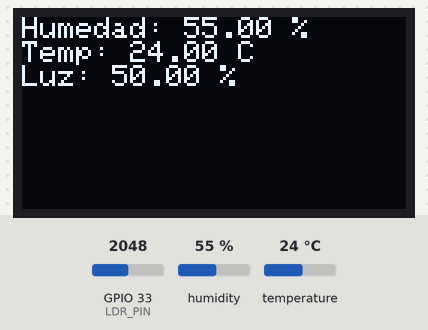
A sketch run on a simulated ESP32. Shown: 128×64 one-colour display. Inputs (shaded band) come from the test bench; at power-on: humidity 55 %, GPIO 33 (LDR_PIN) = 2048, temperature 24 °C. WiFi joins after 1.5 s; servers stay silent unless stated; what the sketch prints to the serial monitor is not drawn.

Above: at 2.7 s.
2.8 s: humidity set to 22 %
At 5.4 s:
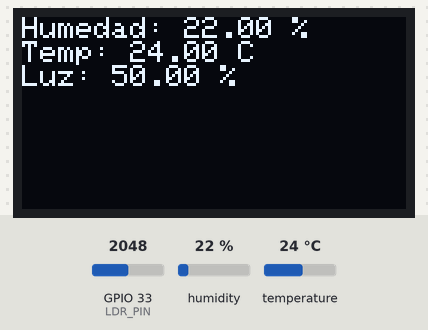
5.9 s: GPIO 33 (LDR_PIN) set to 2866
At 7.7 s:
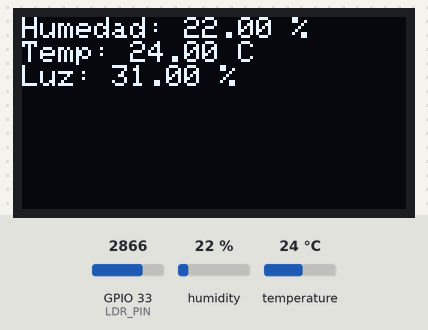
9.0 s: temperature set to 12 °C
At 11.3 s:
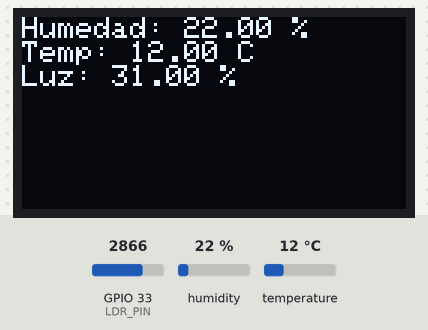
12.5 s: GPIO 33 (LDR_PIN) set to 3603
At 13.7 s:
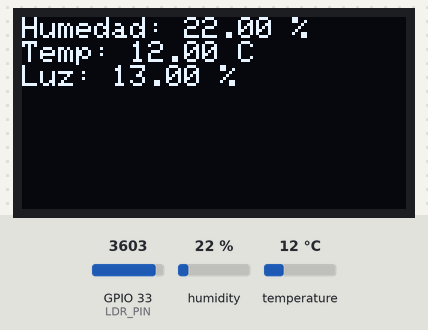
15.6 s: humidity set to 40 %
At 16.0 s:
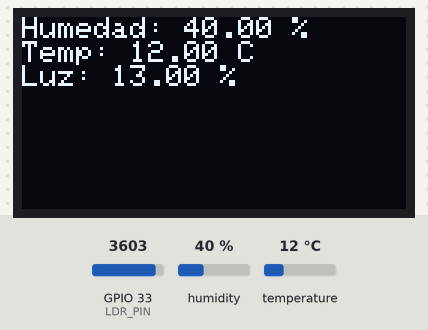
18.7 s: GPIO 33 (LDR_PIN) set to 4095
At 20.8 s:
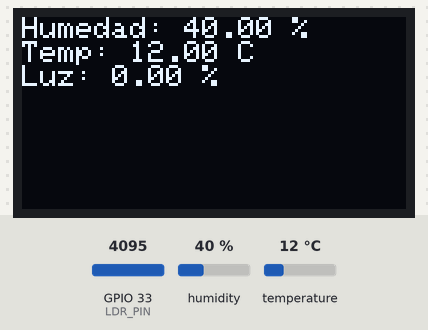
Timing chart, 0 to 22.3 s (numbered marks = the images above; inputs shaded):
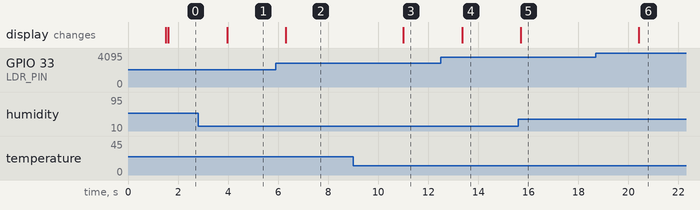

The sketch:

ThingSpeak_ESP32.ino
```cpp
#include <ThingSpeak.h>
#include <Wire.h>
#include <Adafruit_GFX.h>
#include <Adafruit_SSD1306.h>
#include <DHT.h>
#include <WiFi.h>

// Configuración de la pantalla OLED
#define SCREEN_WIDTH 128
#define SCREEN_HEIGHT 64
#define OLED_RESET -1
Adafruit_SSD1306 display(SCREEN_WIDTH, SCREEN_HEIGHT, &Wire, OLED_RESET);

// Configuración del sensor DHT11
#define DHTPIN 13
#define DHTTYPE DHT11
DHT dht(DHTPIN, DHTTYPE);

// Configuración del módulo LDR
#define LDR_PIN 33  // Entrada analógica para el LDR

// Configuración para credenciales de acceso a la red WiFi
const char* ssid = "NATALIAYCARMEN";
const char* password = "susy0712";

// Configuración de ThingSpeak
unsigned long channelID = 2; // Reemplaza con tu ID de canal
const char* WriteAPIKey = "IIS2GZV768K04POM"; // Reemplaza con tu clave API de escritura

WiFiClient cliente;

void setup() {
  // Iniciar comunicación serial
  Serial.begin(115200);

  // Conexión WiFi
  WiFi.begin(ssid, password);
  Serial.print("Conectando al WiFi");
  while (WiFi.status() != WL_CONNECTED) {
    delay(500);
    Serial.print(".");
  }
  Serial.println("\nConectado al WiFi");

  // Inicializar ThingSpeak
  ThingSpeak.begin(cliente);

  // Inicializar el bus I²C con los pines de ESP32
  Wire.begin(21, 22);  // SDA: GPIO21, SCL: GPIO22

  // Inicializar la pantalla OLED
  if (!display.begin(SSD1306_SWITCHCAPVCC, 0x3C)) {
    Serial.println("Error al inicializar la pantalla OLED");
    while (true);  // Detener ejecución si no se detecta la pantalla
  }
  display.clearDisplay();
  display.display();

  // Inicializar el sensor DHT11
  dht.begin();
  Serial.println("Inicialización completa");
}

void loop() {
  // Leer datos del DHT11
  float humidity = dht.readHumidity();
  float temperature = dht.readTemperature();

  // Leer datos del módulo LDR
  int ldrValueRaw = analogRead(LDR_PIN);  // Valor de 0 a 4095
  float ldrPercentage = map(ldrValueRaw, 0, 4095, 100, 0);  // Convertir a porcentaje

  // Verificar lecturas válidas del DHT11
  if (isnan(humidity) || isnan(temperature)) {
    Serial.println("Error al leer datos del DHT11");
    humidity = -1;
    temperature = -1;
  }

  // Mostrar datos en el monitor serial
  Serial.print("Humedad: ");
  Serial.print(humidity);
  Serial.print("% | Temp: ");
  Serial.print(temperature);
  Serial.print("°C | Luz: ");
  Serial.print(ldrPercentage);
  Serial.println("%");

  // Mostrar datos en la pantalla OLED
  display.clearDisplay();
  display.setCursor(0, 0);
  display.setTextSize(1);
  display.setTextColor(SSD1306_WHITE);
  if (humidity == -1 || temperature == -1) {
    display.println("Error: Sensor DHT11");
  } else {
    display.print("Humedad: ");
    display.print(humidity);
    display.println(" %");
    display.print("Temp: ");
    display.print(temperature);
    display.println(" C");
  }
  display.print("Luz: ");
  display.print(ldrPercentage);
  display.println(" %");
  display.display();

  // Enviar datos a ThingSpeak
  if (WiFi.status() == WL_CONNECTED) {
    ThingSpeak.setField(1, temperature);
    ThingSpeak.setField(2, humidity);
    ThingSpeak.setField(3, ldrPercentage);

    int responseCode = ThingSpeak.writeFields(channelID, WriteAPIKey);
    if (responseCode == 200) {
      Serial.println("Datos enviados a ThingSpeak!");
    } else {
      Serial.print("Error al enviar datos. Código: ");
      Serial.println(responseCode);
    }
  } else {
    Serial.println("No conectado a WiFi, reintentando...");
    WiFi.begin(ssid, password);
  }

  delay(2000);  // Esperar 2 segundos antes de la siguiente lectura
}
```

Measured:
- after the input at 2.8 s, the display: changes after 1.2 s (image 1)
- after the input at 5.9 s, the display: changes after 0.41 s (image 2)
- after the input at 9.0 s, the display: changes after 2.0 s (image 3)
- after the input at 12.5 s, the display: changes after 0.86 s (image 4)
- after the input at 15.6 s, the display: changes after 0.10 s (image 5)
- after the input at 18.7 s, the display: changes after 1.7 s (image 6)
